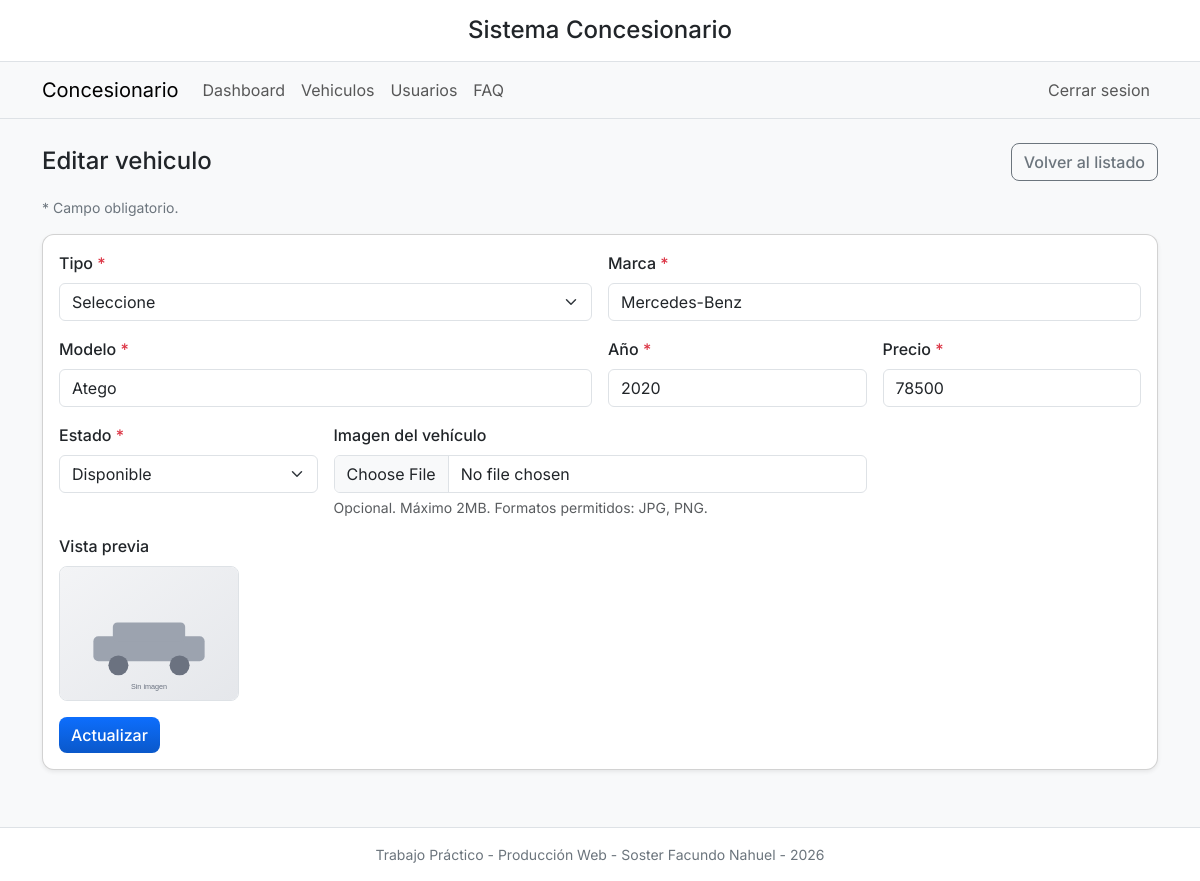
The page /vehicle_form.php?id=19 (signed in) on the database its author committed.
### tables this page shows
CREATE TABLE `vehicles` (
  `id` int(10) UNSIGNED NOT NULL,
  `type` varchar(50) DEFAULT NULL,
  `brand` varchar(100) NOT NULL,
  `model` varchar(100) NOT NULL,
  `year` smallint(5) UNSIGNED DEFAULT NULL,
  `price` decimal(10,2) NOT NULL DEFAULT 0.00,
  `image_name` varchar(255) DEFAULT NULL,
  `status` enum('disponible','vendido') NOT NULL DEFAULT 'disponible',
  `created_at` timestamp NOT NULL DEFAULT current_timestamp()
);

### public/vehicle_form.php (called while the page is built, shortened)
<?php
require_once __DIR__ . '/../src/Repositories/vehicle_repository.php';
$repo = new VehicleRepository();
if (!empty($_GET['id'])) {
    $id = (int)$_GET['id'];
    $vehicle = $repo->findById($id);
}
require __DIR__ . '/../src/Views/layout/base.php';

### src/Repositories/vehicle_repository.php (called while the page is built, shortened)
<?php
require_once __DIR__ . '/../../config/database.php';
require_once __DIR__ . '/../Models/Vehicle.php';
class VehicleRepository {
    private PDO $db;
    public function __construct() {
        $this->db = Database::getConnection();
    }
    public function findById(int $id): ?Vehicle {
        try {
            $stmt = $this->db->prepare('SELECT * FROM vehicles WHERE id = :id LIMIT 1');
            $stmt->execute([':id' => $id]);
            $row = $stmt->fetch(PDO::FETCH_ASSOC);
            return Vehicle::fromArray($row);
        } catch (PDOException $e) {
            Logger::error('Error SQL en findById(Vehicle)', [
                'method' => __METHOD__,
                'id' => $id,
                'exception' => $e->getMessage(),
            ]);
            throw new RepositoryException('No se pudo consultar el vehículo por id.', 0, $e);
        }
    }
}

### config/database.php (called while the page is built, shortened)
<?php
class Database {
    private static $instance = null;
    private $host = "localhost";
    private $db_name = "concesionario";
    private $username = "root";
    private $password = "";
    private function __construct() {
        try {
            $this->conn = new PDO(
                "mysql:host=" . $this->host . ";dbname=" . $this->db_name . ";charset=utf8",
                $this->username,
                $this->password,
                [
                    PDO::ATTR_ERRMODE => PDO::ERRMODE_EXCEPTION,
                    PDO::ATTR_DEFAULT_FETCH_MODE => PDO::FETCH_ASSOC
                ]
            );
        } catch(PDOException $e) {
            die("Error de conexión: " . $e->getMessage());
        }
    }
    public static function getConnection() {
        if (self::$instance === null) {
            self::$instance = new self();
        }
        return self::$instance->conn;
    }
}

### src/Models/Vehicle.php (called while the page is built, shortened)
<?php
require_once __DIR__ . '/../../config/database.php';
class Vehicle extends Manageable {
    private ?string $imageName = null;
    public function __construct(array $data = []) {
        $this->imageName = $data['image_name'] ?? null;
    }
    public function getImageName(): ?string { return $this->imageName; }
}

### src/Views/public/vehicle_form_content.php (the view, shortened to what this page needs)
<div class="d-flex flex-wrap justify-content-between align-items-center gap-2 mb-3">
    <h2 class="h4 mb-0"><?php echo $editing ? 'Editar vehiculo' : 'Agregar vehiculo'; ?></h2>
    <a class="btn btn-outline-secondary" href="vehicles.php">Volver al listado</a>
</div>
<p class="text-secondary small"><span class="required">*</span> Campo obligatorio.</p>
<div class="card shadow-sm">
    <div class="card-body">
        <form method="post" action="vehicle_process.php" class="row g-3" enctype="multipart/form-data">
            <div class="col-12 col-md-6">
                <label class="form-label" for="type">Tipo <span class="required">*</span></label>
                <select class="form-select" id="type" name="type" required>
                    <option value="">Seleccione</option>
                </select>
            </div>
            <div class="col-12 col-md-6">
                <label class="form-label" for="brand">Marca <span class="required">*</span></label>
                <input class="form-control" type="text" id="brand" name="brand" required value="<?php echo htmlspecialchars($brand); ?>">
            </div>
            <div class="col-12 col-md-6">
                <label class="form-label" for="model">Modelo <span class="required">*</span></label>
                <input class="form-control" type="text" id="model" name="model" required value="<?php echo htmlspecialchars($model); ?>">
            </div>
            <div class="col-12 col-md-3">
                <label class="form-label" for="year">Año <span class="required">*</span></label>
                <input class="form-control" type="number" id="year" name="year" required value="<?php echo htmlspecialchars($year); ?>">
            </div>
            <div class="col-12 col-md-3">
                <label class="form-label" for="price">Precio <span class="required">*</span></label>
                <input class="form-control" type="number" step="0.01" id="price" name="price" required value="<?php echo htmlspecialchars($price); ?>">
            </div>
            <div class="col-12 col-md-3">
                <label class="form-label" for="status">Estado <span class="required">*</span></label>
                <select class="form-select" id="status" name="status" required>
                    <option value="disponible" <?php echo ($status ?? 'disponible') === 'disponible' ? 'selected' : ''; ?>>Disponible</option>
                </select>
            </div>
            <?php
            $currentImageName = ($editing && $vehicle) ? $vehicle->getImageName() : null;
            $currentImageUrl = $currentImageName
                ? 'uploads/vehicles/' . rawurlencode($currentImageName)
                : 'uploads/vehicles/default-vehicle.svg';
            ?>
            <div class="col-12 col-md-6">
                <label class="form-label" for="image">Imagen del vehículo</label>
                <input
                    class="form-control"
                    type="file"
                    id="image"
                    name="image"
                    accept=".jpg,.jpeg,.png,image/jpeg,image/png"
                >
                <div class="form-text">Opcional. Máximo 2MB. Formatos permitidos: JPG, PNG.</div>
            </div>
            <div class="col-12 col-md-6">
                <label class="form-label">Vista previa</label>
                <div>
                    <img
                        src="<?php echo htmlspecialchars($currentImageUrl); ?>"
                        alt="Imagen actual del vehículo"
                        style="max-width: 180px; width: 100%; height: auto; border: 1px solid #dee2e6; border-radius: 0.5rem;"
                    >
                </div>
            </div>
            <div class="col-12">
                <button class="btn btn-primary" type="submit"><?php echo $editing ? 'Actualizar' : 'Crear'; ?></button>
            </div>
        </form>
    </div>
</div>

### public/css/custom.css (style rules this page uses)
:root { --primary:#0d6efd; --accent:#0a58ca; --card-radius:0.75rem; --soft-shadow: 0 6px 18px rgba(17,24,39,0.06); --font-family: 'Inter', system-ui, -apple-system, 'Segoe UI', Roboto, 'Helvetica Neue', Arial, sans-serif; --fw-regular: 400; --fw-medium: 500; --fw-semibold: 600; --fw-bold: 700; }
body { font-family: var(--font-family); font-weight: var(--fw-regular); -webkit-font-smoothing:antialiased; -moz-osx-font-smoothing:grayscale; }
.card { border-radius:var(--card-radius); box-shadow:var(--soft-shadow); }
.btn { transition:all 150ms ease; border-radius:0.5rem }
.btn-primary { background:linear-gradient(180deg,var(--primary),var(--accent)); border:none }
h1,h2 { font-weight: var(--fw-semibold); }
.btn, .form-label, .badge { font-weight: var(--fw-medium); }

### src/Views/layout/header.php (style rules this page uses)
body { min-height: 100vh; background-color: #f8f9fa; }
.form-label .required { color: #dc3545; }

### rows shown on the page
vehicles: brand "Mercedes-Benz", model "Atego", year "2020", price "78500", status "Disponible"
